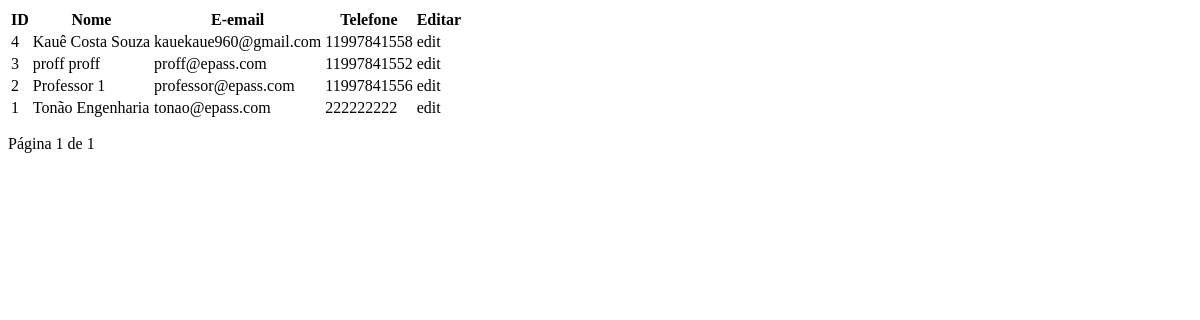
/professor/lista/, run on an earlier commit of the app's database.
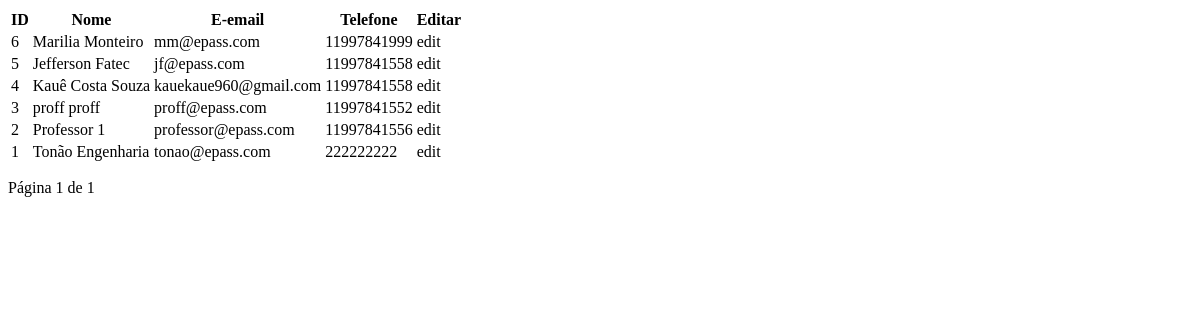
And on a later commit of the database.
### app/models.py (models this page shows)
class Professor(db.Model):
    id = db.Column(db.Integer, primary_key=True)
    cpf = db.Column(db.String(14), unique=True, nullable=False)
    telefone = db.Column(db.String(20), nullable=False)
    email = db.Column(db.String(150), nullable=False)
    formacao = db.Column(db.String(150), nullable=False)
    turno = db.Column(db.String(20), nullable=False)  # manhã, tarde, noite
    nascimento = db.Column(db.Date, nullable=False)
    status = db.Column(db.Boolean, default=True)
    created_at = db.Column(db.DateTime, default=db.func.current_timestamp())
    logradouro_id = db.Column(db.Integer, db.ForeignKey('logradouros.id', name='fk_professor_logradouro'), nullable=True)
    logradouro = db.relationship('Logradouro')
    user_id = db.Column(db.Integer, db.ForeignKey("user.id"), nullable=False, unique=True)
    materias = db.relationship('Materia', backref='professor', lazy=True)
    __table_args__ = (
        db.UniqueConstraint("user_id", name="uq_professor_user_id"),
    )

class User(db.Model, UserMixin):
    id = db.Column(db.Integer, primary_key=True)
    nome = db.Column(db.String, nullable=True)
    sobrenome = db.Column(db.String, nullable=True)
    email = db.Column(db.String, nullable=True)
    senha = db.Column(db.String, nullable=True)
    tipo_usuario = db.Column(db.Enum(TipoUsuario), nullable=False)
    professor = db.relationship("Professor", backref="user", uselist=False)
    secretaria = db.relationship("Secretaria", backref="user", uselist=False)
    responsavel = db.relationship("Responsavel", backref="user", uselist=False)

### app/routes.py (the view)
@app.route('/professor/lista/')
def lista_professor():
    page = request.args.get('page', 1, type=int)
    professores = Professor.query.order_by(Professor.id.desc()).paginate(page=page, per_page=6, error_out=False)
    return render_template('partials/professor_lista.html', professores=professores)

### app/templates/partials/professor_lista.html (shortened to what this page needs)
<div class="card">
<table class="tbl">
    <thead>
        <tr>
            <th>ID</th>
            <th>Nome</th>
            <th>E-email</th>
            <th>Telefone</th>
            <th>Editar</th>
        </tr>
    </thead>
    <tbody>
        {% for prof in professores %}
            <tr>
                <td>{{ prof.id }}</td>
                <td>{{ prof.user.nome}} {{ prof.user.sobrenome }}</td>
                <td>{{ prof.user.email }}</td>
                <td>{{ prof.telefone }}</td>
                <td >
                    <a
                        hx-get="{{ url_for('update_professor', id=prof.id) }}"
                        hx-target="#container-form"
                        hx-swap="innerHTML"
                        class="material">
                        edit
                    </a>
                </td>
            </tr>
        {% endfor %}
    </tbody>
</table>
</div>
<div class="pagination" style="margin-top: 15px;">
    Página {{ professores.page }} de {{ professores.pages }}
</div>

What changed in the data, as far as the page shows it:
added Professor: id "6", user.nome "Marilia", user.sobrenome "Monteiro", user.email "mm@epass.com", telefone "11997841999"
added Professor: id "5", user.nome "Jefferson", user.sobrenome "Fatec", user.email "jf@epass.com", telefone "11997841558"
